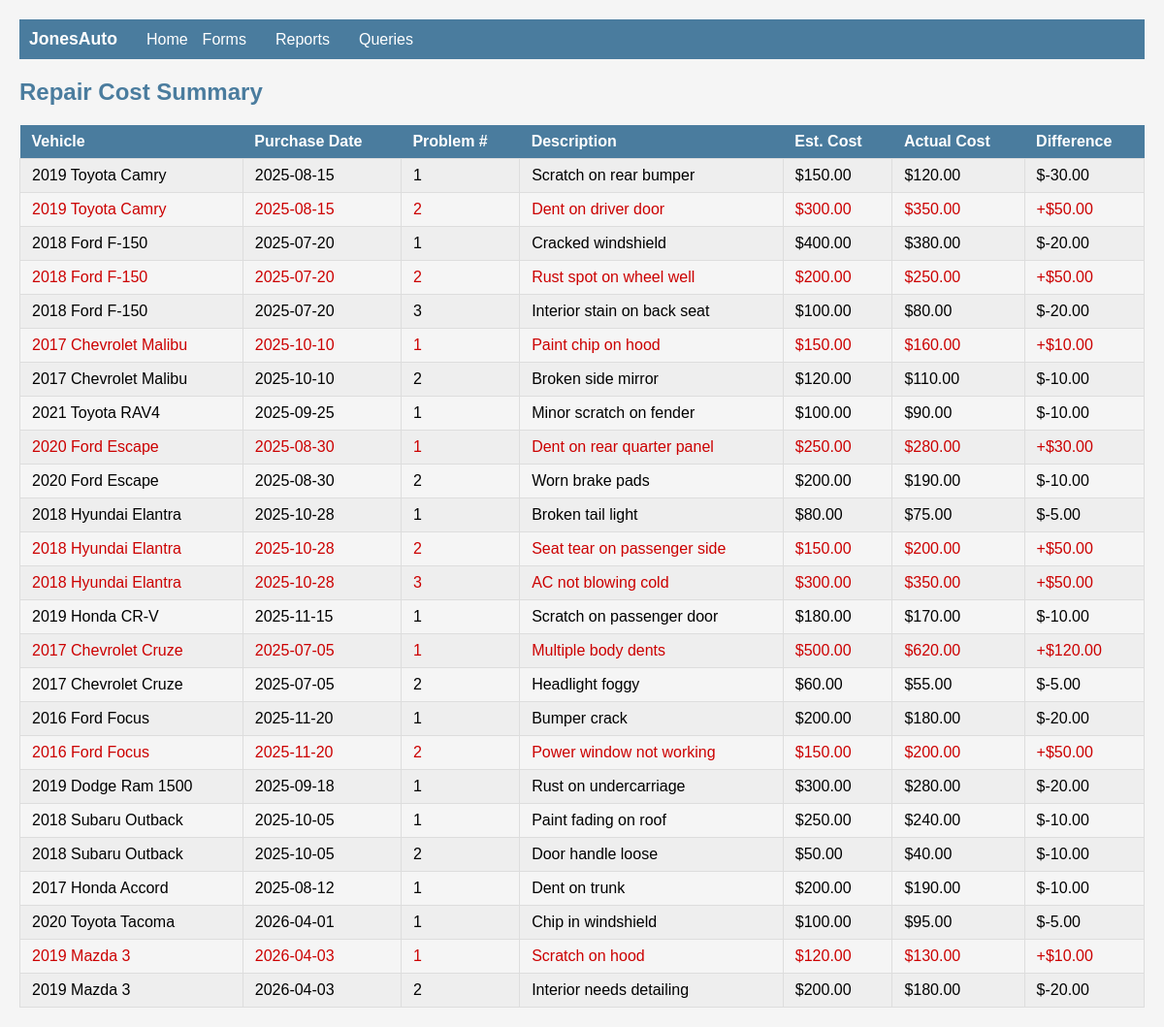
/reports/repair_summary.php, run on the app's committed database.
### tables this page shows
CREATE TABLE repairs (
    repair_id INT AUTO_INCREMENT PRIMARY KEY,
    purchase_id INT NOT NULL,
    problem_num INT,
    description VARCHAR(200),
    est_cost DECIMAL(10,2),
    actual_cost DECIMAL(10,2),
    FOREIGN KEY (purchase_id) REFERENCES purchases(purchase_id)
);

CREATE TABLE vehicles (
    vehicle_id INT AUTO_INCREMENT PRIMARY KEY,
    make VARCHAR(50) NOT NULL,
    model VARCHAR(50) NOT NULL,
    year INT NOT NULL,
    color VARCHAR(30),
    miles INT,
    condition_desc VARCHAR(50),
    book_price DECIMAL(10,2),
    style VARCHAR(30),
    interior_color VARCHAR(30),
    status VARCHAR(20) DEFAULT 'available'
);

CREATE TABLE purchases (
    purchase_id INT AUTO_INCREMENT PRIMARY KEY,
    vehicle_id INT NOT NULL,
    employee_id INT NOT NULL,
    purchase_date DATE NOT NULL,
    location VARCHAR(100),
    seller_dealer VARCHAR(100),
    is_auction TINYINT(1) DEFAULT 1,
    price_paid DECIMAL(10,2) NOT NULL,
    FOREIGN KEY (vehicle_id) REFERENCES vehicles(vehicle_id),
    FOREIGN KEY (employee_id) REFERENCES employees(employee_id)
);

### reports/repair_summary.php (the view, shortened to what this page needs)
<?php
include '../config.php';
?>
<!DOCTYPE html>
<html>
<head>
    <link rel="stylesheet" href="../style.css">
</head>
<body>
<?php $nav_prefix = '../'; include '../nav.php'; ?>
<h2>Repair Cost Summary</h2>
<?php
$sql = "SELECT v.make, v.model, v.year, p.purchase_date, r.problem_num, r.description, r.est_cost, r.actual_cost, (r.actual_cost - r.est_cost) as difference FROM repairs r JOIN purchases p ON r.purchase_id = p.purchase_id JOIN vehicles v ON p.vehicle_id = v.vehicle_id ORDER BY p.purchase_id, r.problem_num";
$result = mysqli_query($conn, $sql);
?>
<table>
    <tr>
        <th>Vehicle</th>
        <th>Purchase Date</th>
        <th>Problem #</th>
        <th>Description</th>
        <th>Est. Cost</th>
        <th>Actual Cost</th>
        <th>Difference</th>
    </tr>
    <?php while ($row = mysqli_fetch_assoc($result)) {
        $class = ($row['actual_cost'] > $row['est_cost']) ? ' class="overrun"' : '';
        $diff = $row['difference'];
        $diff_display = ($diff > 0) ? '+$' . number_format($diff, 2) : '$' . number_format($diff, 2);
    ?>
    <tr<?php echo $class; ?>>
        <td><?php echo $row['year'] . ' ' . $row['make'] . ' ' . $row['model']; ?></td>
        <td><?php echo $row['purchase_date']; ?></td>
        <td><?php echo $row['problem_num']; ?></td>
        <td><?php echo $row['description']; ?></td>
        <td>$<?php echo number_format($row['est_cost'], 2); ?></td>
        <td>$<?php echo number_format($row['actual_cost'], 2); ?></td>
        <td><?php echo $diff_display; ?></td>
    </tr>
    <?php } ?>
</table>
</body>
</html>

### style.css (style rules this page uses)
body { font-family: Arial, sans-serif; margin: 20px; background-color: #f5f5f5; }
h1, h2, h3 { color: #4a7c9e; }
table { border-collapse: collapse; margin: 10px 0; }
th { background-color: #4a7c9e; color: white; padding: 8px 12px; text-align: left; }
td { padding: 8px 12px; border: 1px solid #ddd; }
tr:nth-child(even) { background-color: #eee; }
.overrun { color: #cc0000; }
table { width: 100%; }

### data on the page
repairs: vehicles.year "2019", vehicles.make "Toyota", vehicles.model "Camry", purchase.purchase_date "2025-08-15", problem_num "1", description "Scratch on rear bumper", est_cost "150.00", actual_cost "120.00", diff_display "$-30.00"
repairs: vehicles.year "2019", vehicles.make "Toyota", vehicles.model "Camry", purchase.purchase_date "2025-08-15", problem_num "2", description "Dent on driver door", est_cost "300.00", actual_cost "350.00", diff_display "+$50.00"
repairs: vehicles.year "2018", vehicles.make "Ford", vehicles.model "F-150", purchase.purchase_date "2025-07-20", problem_num "1", description "Cracked windshield", est_cost "400.00", actual_cost "380.00", diff_display "$-20.00"
repairs: vehicles.year "2018", vehicles.make "Ford", vehicles.model "F-150", purchase.purchase_date "2025-07-20", problem_num "2", description "Rust spot on wheel well", est_cost "200.00", actual_cost "250.00", diff_display "+$50.00"
repairs: vehicles.year "2018", vehicles.make "Ford", vehicles.model "F-150", purchase.purchase_date "2025-07-20", problem_num "3", description "Interior stain on back seat", est_cost "100.00", actual_cost "80.00", diff_display "$-20.00"
repairs: vehicles.year "2017", vehicles.make "Chevrolet", vehicles.model "Malibu", purchase.purchase_date "2025-10-10", problem_num "1", description "Paint chip on hood", est_cost "150.00", actual_cost "160.00", diff_display "+$10.00"
repairs: vehicles.year "2017", vehicles.make "Chevrolet", vehicles.model "Malibu", purchase.purchase_date "2025-10-10", problem_num "2", description "Broken side mirror", est_cost "120.00", actual_cost "110.00", diff_display "$-10.00"
repairs: vehicles.year "2021", vehicles.make "Toyota", vehicles.model "RAV4", purchase.purchase_date "2025-09-25", problem_num "1", description "Minor scratch on fender", est_cost "100.00", actual_cost "90.00", diff_display "$-10.00"
repairs: vehicles.year "2020", vehicles.make "Ford", vehicles.model "Escape", purchase.purchase_date "2025-08-30", problem_num "1", description "Dent on rear quarter panel", est_cost "250.00", actual_cost "280.00", diff_display "+$30.00"
repairs: vehicles.year "2020", vehicles.make "Ford", vehicles.model "Escape", purchase.purchase_date "2025-08-30", problem_num "2", description "Worn brake pads", est_cost "200.00", actual_cost "190.00", diff_display "$-10.00"
repairs: vehicles.year "2018", vehicles.make "Hyundai", vehicles.model "Elantra", purchase.purchase_date "2025-10-28", problem_num "1", description "Broken tail light", est_cost "80.00", actual_cost "75.00", diff_display "$-5.00"
repairs: vehicles.year "2018", vehicles.make "Hyundai", vehicles.model "Elantra", purchase.purchase_date "2025-10-28", problem_num "2", description "Seat tear on passenger side", est_cost "150.00", actual_cost "200.00", diff_display "+$50.00"
repairs: vehicles.year "2018", vehicles.make "Hyundai", vehicles.model "Elantra", purchase.purchase_date "2025-10-28", problem_num "3", description "AC not blowing cold", est_cost "300.00", actual_cost "350.00", diff_display "+$50.00"
repairs: vehicles.year "2019", vehicles.make "Honda", vehicles.model "CR-V", purchase.purchase_date "2025-11-15", problem_num "1", description "Scratch on passenger door", est_cost "180.00", actual_cost "170.00", diff_display "$-10.00"
repairs: vehicles.year "2017", vehicles.make "Chevrolet", vehicles.model "Cruze", purchase.purchase_date "2025-07-05", problem_num "1", description "Multiple body dents", est_cost "500.00", actual_cost "620.00", diff_display "+$120.00"
repairs: vehicles.year "2017", vehicles.make "Chevrolet", vehicles.model "Cruze", purchase.purchase_date "2025-07-05", problem_num "2", description "Headlight foggy", est_cost "60.00", actual_cost "55.00", diff_display "$-5.00"
repairs: vehicles.year "2016", vehicles.make "Ford", vehicles.model "Focus", purchase.purchase_date "2025-11-20", problem_num "1", description "Bumper crack", est_cost "200.00", actual_cost "180.00", diff_display "$-20.00"
repairs: vehicles.year "2016", vehicles.make "Ford", vehicles.model "Focus", purchase.purchase_date "2025-11-20", problem_num "2", description "Power window not working", est_cost "150.00", actual_cost "200.00", diff_display "+$50.00"
repairs: vehicles.year "2019", vehicles.make "Dodge", vehicles.model "Ram 1500", purchase.purchase_date "2025-09-18", problem_num "1", description "Rust on undercarriage", est_cost "300.00", actual_cost "280.00", diff_display "$-20.00"
repairs: vehicles.year "2018", vehicles.make "Subaru", vehicles.model "Outback", purchase.purchase_date "2025-10-05", problem_num "1", description "Paint fading on roof", est_cost "250.00", actual_cost "240.00", diff_display "$-10.00"
repairs: vehicles.year "2018", vehicles.make "Subaru", vehicles.model "Outback", purchase.purchase_date "2025-10-05", problem_num "2", description "Door handle loose", est_cost "50.00", actual_cost "40.00", diff_display "$-10.00"
repairs: vehicles.year "2017", vehicles.make "Honda", vehicles.model "Accord", purchase.purchase_date "2025-08-12", problem_num "1", description "Dent on trunk", est_cost "200.00", actual_cost "190.00", diff_display "$-10.00"
repairs: vehicles.year "2020", vehicles.make "Toyota", vehicles.model "Tacoma", purchase.purchase_date "2026-04-01", problem_num "1", description "Chip in windshield", est_cost "100.00", actual_cost "95.00", diff_display "$-5.00"
repairs: vehicles.year "2019", vehicles.make "Mazda", vehicles.model "3", purchase.purchase_date "2026-04-03", problem_num "1", description "Scratch on hood", est_cost "120.00", actual_cost "130.00", diff_display "+$10.00"
repairs: vehicles.year "2019", vehicles.make "Mazda", vehicles.model "3", purchase.purchase_date "2026-04-03", problem_num "2", description "Interior needs detailing", est_cost "200.00", actual_cost "180.00", diff_display "$-20.00"
